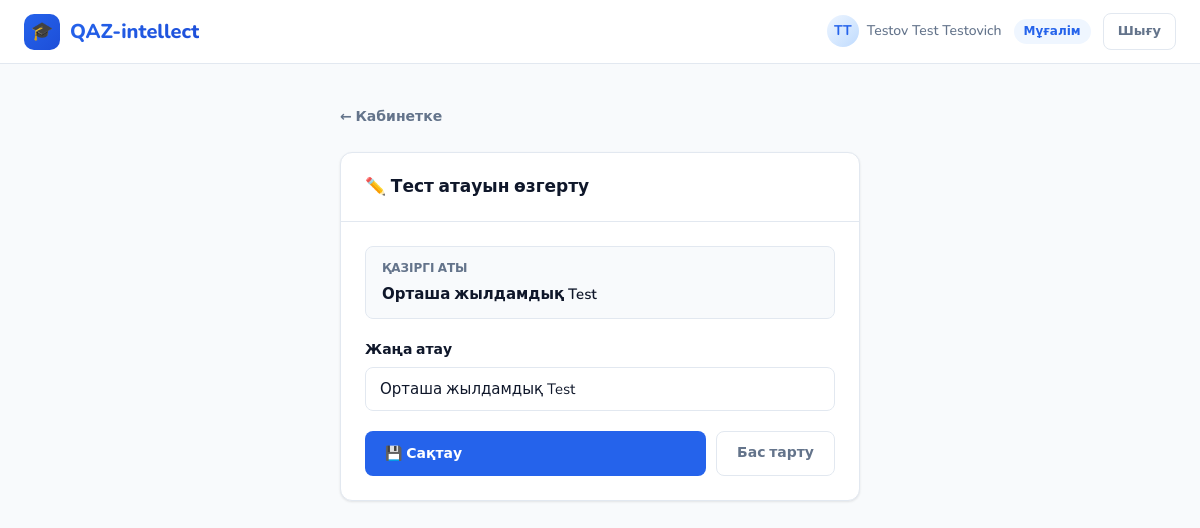
The page /teacher/quiz/2/rename/?next=/teacher/subject/2/ (signed in) on the database its author committed.
### core/models.py (models this page shows, shortened)
class User(AbstractUser):
    ROLE_STUDENT = 'student'
    ROLE_TEACHER = 'teacher'
    ROLE_CHOICES = [
        (ROLE_STUDENT, 'Оқушы'),
        (ROLE_TEACHER, 'Мұғалім'),
    ]
    role = models.CharField(max_length=20, choices=ROLE_CHOICES, default=ROLE_STUDENT)
    subjects = models.ManyToManyField(Subject, blank=True, related_name='teachers')
    first_name = models.CharField(max_length=150)
    last_name = models.CharField(max_length=150)
    patronymic = models.CharField(max_length=150, blank=True, verbose_name='Әкесінің аты')
    @property
    def full_name(self):
        parts = [self.last_name, self.first_name, self.patronymic]
        return ' '.join(p for p in parts if p)
    @property
    def is_teacher(self):
        return self.role == self.ROLE_TEACHER

class Quiz(models.Model):
    title = models.CharField(max_length=200, verbose_name='Тест атауы')
    subject = models.ForeignKey(Subject, on_delete=models.CASCADE, related_name='quizzes')
    teacher = models.ForeignKey(User, on_delete=models.CASCADE, related_name='quizzes')
    passing_score = models.IntegerField(default=60, verbose_name='Өту балы (%)')
    created_at = models.DateTimeField(auto_now_add=True)
    is_active = models.BooleanField(default=True)
    copied_from = models.ForeignKey(
        'self', null=True, blank=True,
        on_delete=models.SET_NULL,
        related_name='copies',
        verbose_name='Көшірілген тесттен'
    )
    theory_content = models.TextField(blank=True, verbose_name='Теория мазмұны')
    theory_time_minutes = models.IntegerField(default=10, verbose_name='Теорияға уақыт (мин)')
    theory_image = models.ImageField(upload_to='theory_images/', null=True, blank=True, verbose_name='Теория суреті')
    block2_time_minutes = models.IntegerField(default=15, verbose_name='2-блокқа уақыт (мин)')
    block3_time_minutes = models.IntegerField(default=20, verbose_name='3-блокқа уақыт (мин)')
    class Meta:
        verbose_name = 'Тест'
        verbose_name_plural = 'Тесттер'
        ordering = ['-created_at']

### core/views.py (the view)
# urls.py: path('teacher/quiz/<int:quiz_id>/rename/', views.quiz_rename, name='quiz_rename'),
@login_required
def quiz_rename(request, quiz_id):
    if not request.user.is_teacher:
        return redirect('student_dashboard')
    quiz = get_object_or_404(Quiz, id=quiz_id, teacher=request.user)
    if request.method == 'POST':
        title = request.POST.get('title', '').strip()
        if title:
            quiz.title = title
            quiz.save()
        return redirect('teacher_quiz_detail', quiz_id=quiz_id)
    return render(request, 'core/quiz_rename.html', {'quiz': quiz})

### core/templates/core/quiz_rename.html (shortened to what this page needs)
{% extends 'core/base.html' %}
{% block content %}
<div class="container page">
  <div style="max-width:520px;margin:0 auto">
    <a href="/teacher/" class="back-link">← Кабинетке</a>
    <div class="card">
      <div class="card-header">
        <span class="card-title">✏️ Тест атауын өзгерту</span>
      </div>
      <div class="card-body">
        <div style="margin-bottom:20px;padding:12px 16px;background:var(--bg);border-radius:var(--radius-sm);border:1px solid var(--border)">
          <div style="font-size:12px;color:var(--text-muted);font-weight:600;margin-bottom:4px">ҚАЗІРГІ АТЫ</div>
          <div style="font-size:15px;font-weight:600">{{ quiz.title }}</div>
        </div>
        <form method="post">
          <div class="form-group">
            <label class="form-label">Жаңа атау</label>
            <input
              type="text"
              name="title"
              class="form-control"
              value="{{ quiz.title }}"
              placeholder="Тест атауын енгізіңіз..."
              autofocus
              required
            >
          </div>
          <div style="display:flex;gap:10px;margin-top:8px">
            <button type="submit" class="btn btn-primary" style="flex:1">
              💾 Сақтау
            </button>
            <a href="{{ request.GET.next|default:'/teacher/' }}" class="btn btn-ghost">
              Бас тарту
            </a>
          </div>
        </form>
      </div>
    </div>
  </div>
</div>
{% endblock %}

### core/templates/core/base.html (shortened to what this page needs)
{% load static %}
<!DOCTYPE html>
<html lang="kk">
<head>
  <link rel="stylesheet" href="{% static 'core/css/style.css' %}">
</head>
<body>
{% if user.is_authenticated %}
<nav class="navbar">
  <a href="/" class="nav-brand">
    <div class="nav-logo">🎓</div>
    <span class="nav-brand-text">QAZ-intellect</span>
  </a>
  <div class="nav-actions">
    <div class="nav-user">
      <div class="nav-avatar">{{ user.first_name.0 }}{{ user.last_name.0 }}</div>
      <span>{{ user.full_name }}</span>
      {% if user.is_teacher %}
        <span class="badge badge-primary" style="margin-left:4px">Мұғалім</span>
      {% endif %}
    </div>
    <a href="/logout/" class="btn btn-ghost btn-sm">Шығу</a>
  </div>
</nav>
{% endif %}
{% block content %}{% endblock %}
</body>
</html>

### core/static/core/css/style.css (style rules this page uses)
:root { --primary: #2563EB; --primary-light: #EFF6FF; --primary-dark: #1D4ED8; --accent: #10B981; --accent-light: #ECFDF5; --warning: #F59E0B; --danger: #EF4444; --danger-light: #FEF2F2; --text: #0F172A; --text-muted: #64748B; --text-light: #94A3B8; --border: #E2E8F0; --border-focus: #93C5FD; --bg: #F8FAFC; --card: #FFFFFF; --shadow-sm: 0 1px 3px rgba(0,0,0,0.06), 0 1px 2px rgba(0,0,0,0.04); --shadow: 0 4px 16px rgba(0,0,0,0.08); --shadow-lg: 0 10px 40px rgba(0,0,0,0.12); --radius: 12px; --radius-sm: 8px; --radius-lg: 20px; --font: 'Nunito', 'DejaVu Sans', sans-serif; }
* { box-sizing: border-box; margin: 0; padding: 0; }
body { font-family: var(--font); background: var(--bg); color: var(--text); font-size: 15px; line-height: 1.6; min-height: 100vh; }
.navbar { background: var(--card); border-bottom: 1px solid var(--border); padding: 0 24px; height: 64px; display: flex; align-items: center; justify-content: space-between; position: sticky; top: 0; z-index: 100; backdrop-filter: blur(8px); }
.nav-brand { display: flex; align-items: center; gap: 10px; text-decoration: none; color: var(--text); }
.nav-logo { width: 36px; height: 36px; background: linear-gradient(135deg, var(--primary), var(--primary-dark)); border-radius: 10px; display: flex; align-items: center; justify-content: center; font-size: 18px; color: white; }
.nav-brand-text { font-size: 20px; font-weight: 800; background: linear-gradient(135deg, var(--primary), var(--primary-dark)); -webkit-background-clip: text; -webkit-text-fill-color: transparent; background-clip: text; }
.nav-actions { display: flex; align-items: center; gap: 12px; }
.nav-user { display: flex; align-items: center; gap: 8px; color: var(--text-muted); font-size: 14px; font-weight: 500; }
.nav-avatar { width: 32px; height: 32px; background: linear-gradient(135deg, var(--primary-light), #BFDBFE); border-radius: 50%; display: flex; align-items: center; justify-content: center; font-size: 14px; font-weight: 700; color: var(--primary); }
.container { max-width: 1100px; margin: 0 auto; padding: 0 24px; }
.page { padding: 40px 0 80px; }
.card { background: var(--card); border: 1px solid var(--border); border-radius: var(--radius); box-shadow: var(--shadow-sm); overflow: hidden; }
.card-body { padding: 24px; }
.card-header { padding: 20px 24px; border-bottom: 1px solid var(--border); display: flex; align-items: center; justify-content: space-between; }
.card-title { font-size: 17px; font-weight: 700; }
.btn { display: inline-flex; align-items: center; gap: 6px; padding: 10px 20px; border-radius: var(--radius-sm); font-family: var(--font); font-size: 14px; font-weight: 600; cursor: pointer; text-decoration: none; border: none; transition: all 0.2s ease; white-space: nowrap; }
.btn-primary { background: var(--primary); color: white; }
.btn-ghost { background: transparent; color: var(--text-muted); border: 1.5px solid var(--border); }
.btn-sm { padding: 7px 14px; font-size: 13px; }
.form-group { margin-bottom: 20px; }
.form-label { display: block; font-size: 14px; font-weight: 600; color: var(--text); margin-bottom: 6px; }
.form-control { width: 100%; padding: 11px 14px; border: 1.5px solid var(--border); border-radius: var(--radius-sm); font-family: var(--font); font-size: 15px; color: var(--text); background: var(--card); transition: border-color 0.2s ease, box-shadow 0.2s ease; outline: none; }
.form-control::placeholder { color: var(--text-light); }
.badge { display: inline-flex; align-items: center; padding: 3px 10px; border-radius: 20px; font-size: 12px; font-weight: 600; }
.badge-primary { background: var(--primary-light); color: var(--primary); }
.back-link { display: inline-flex; align-items: center; gap: 6px; color: var(--text-muted); font-size: 14px; font-weight: 600; text-decoration: none; margin-bottom: 24px; transition: color 0.15s; }

### rows shown on the page
User: first_name.0 "T", last_name.0 "T", full_name "Testov Test Testovich"
Quiz: title "Орташа жылдамдық Test"
